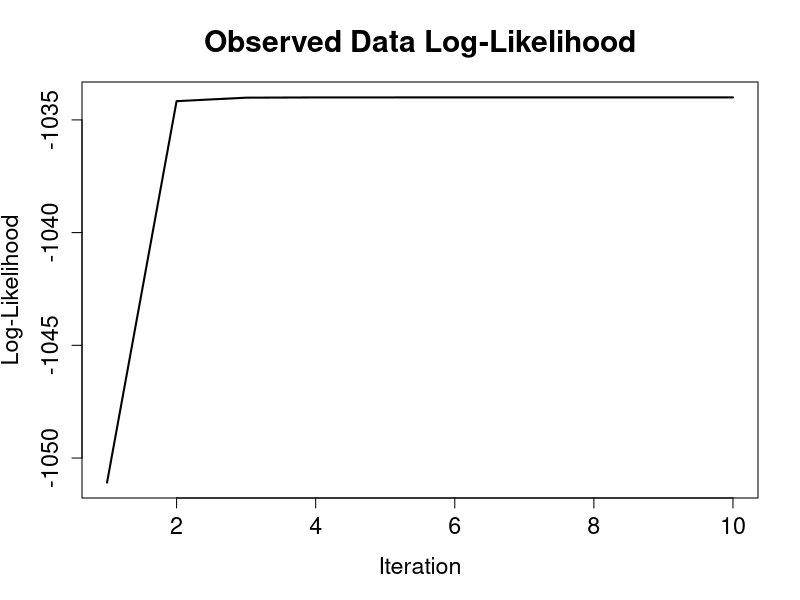
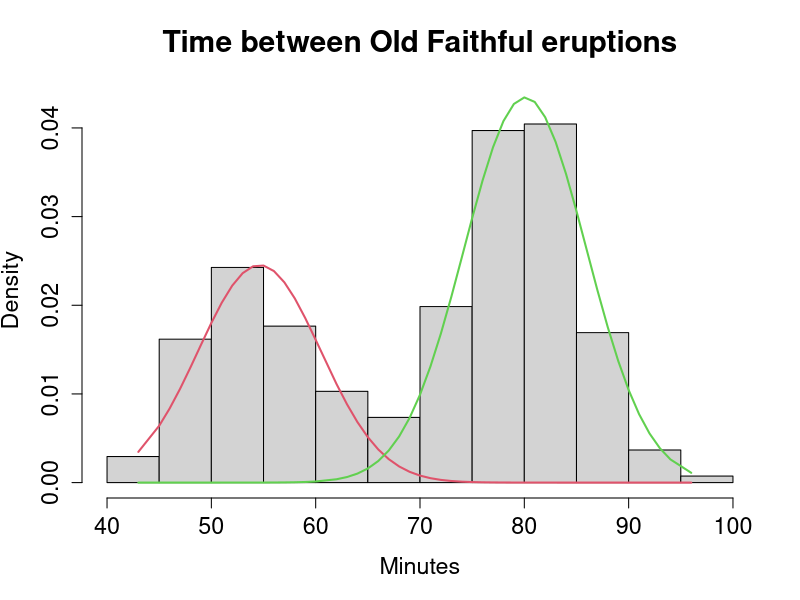
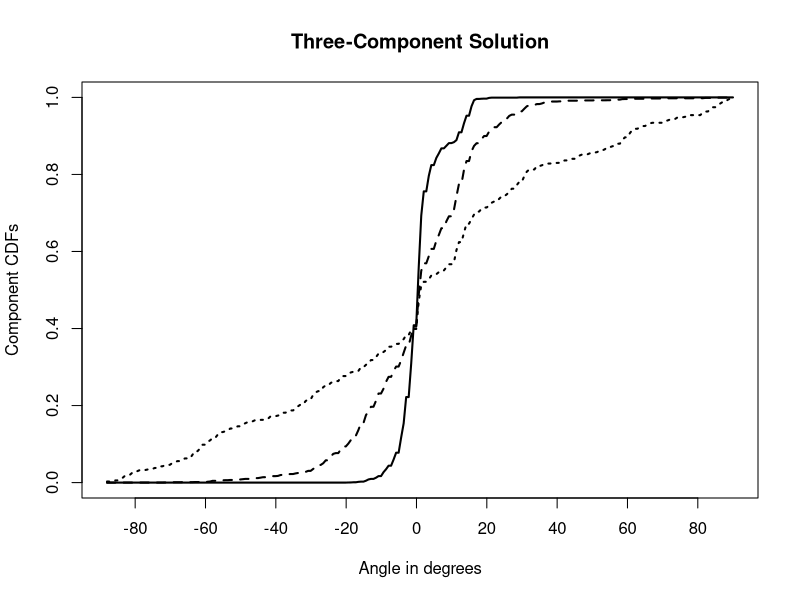
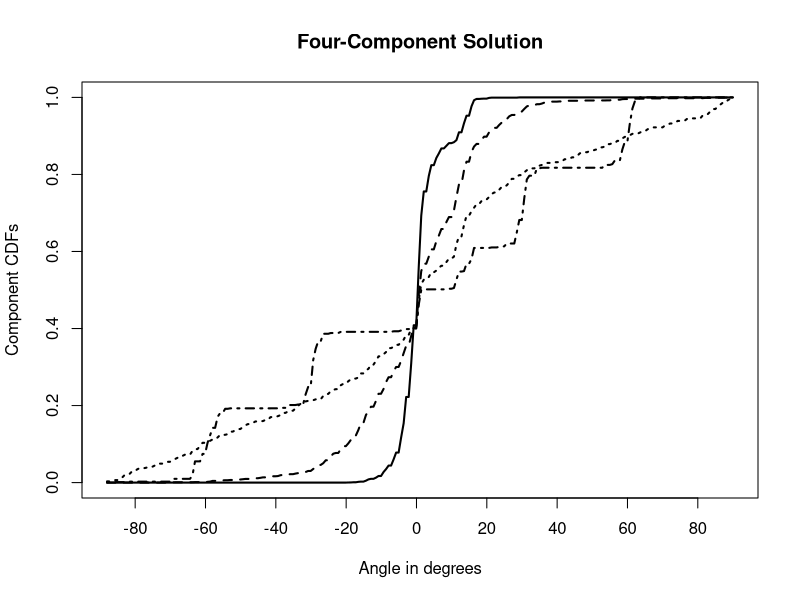
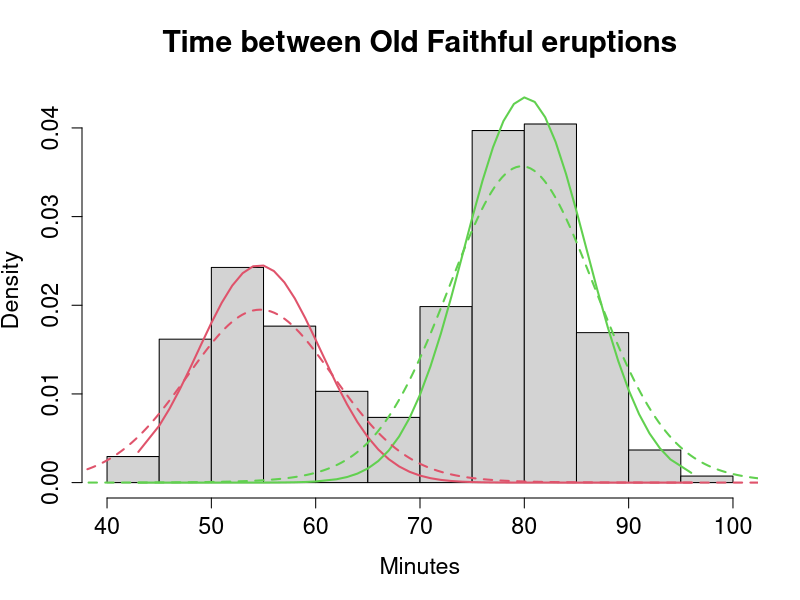
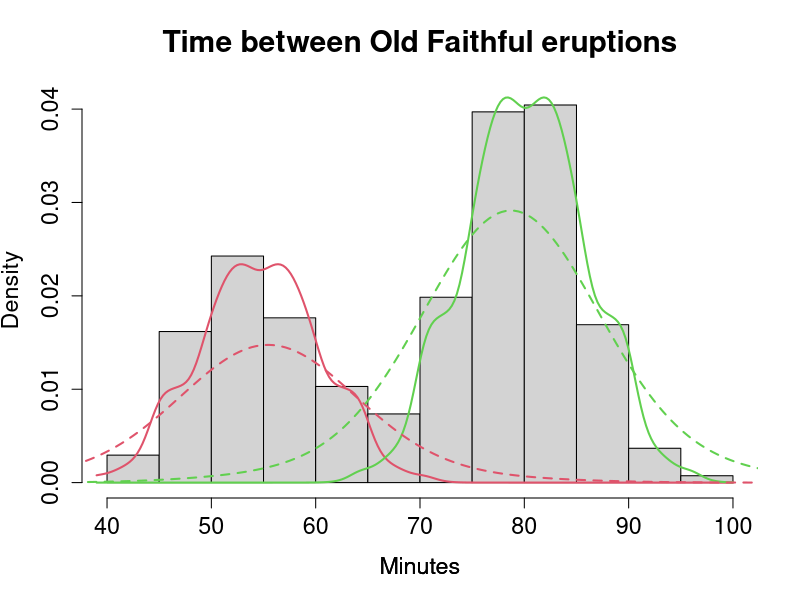
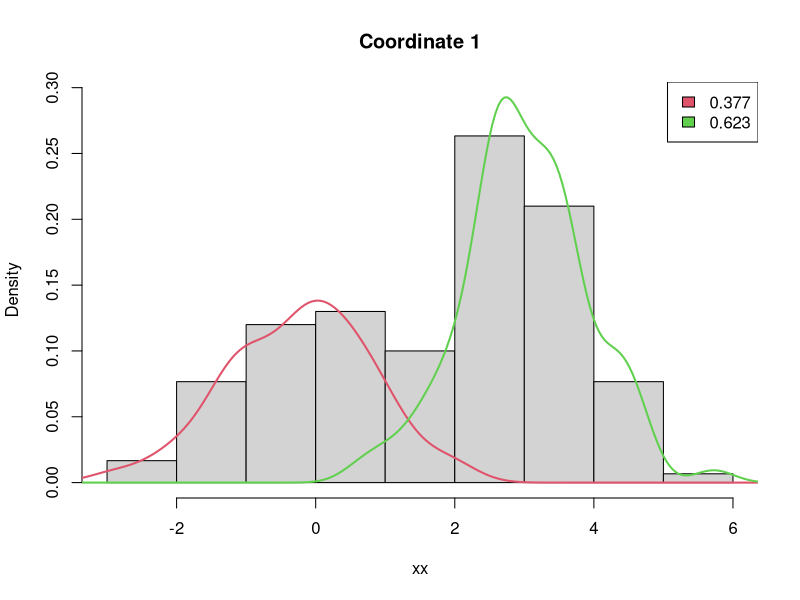
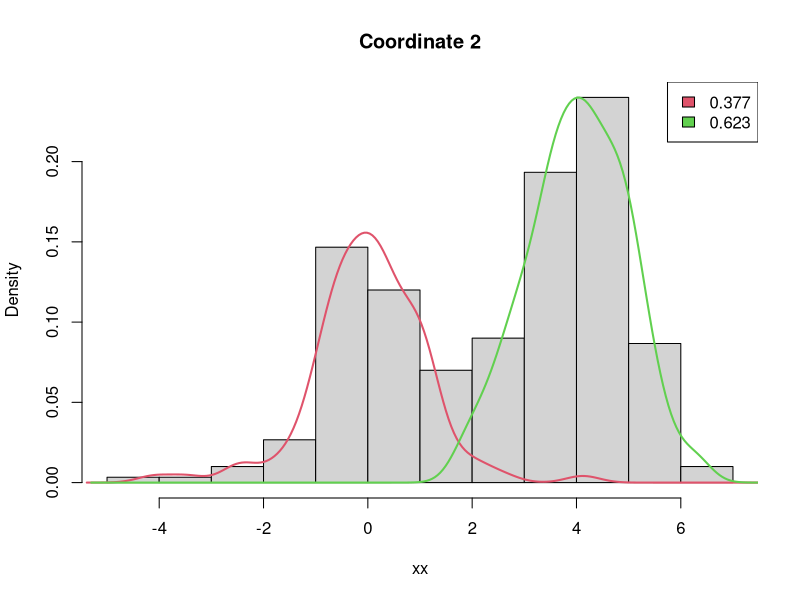

Generate these figures, in order, with R:
#install.packages("mixtools")
library(mixtools)



### EM Model
attach(faithful)

wait1<- normalmixEM(waiting, lambda=.5, mu=c(55,80), sigma = 5)
plot(wait1, density=T, cex.axis=1.4, cex.lab=1.4, cex.main=1.8,
     main2="Time between Old Faithful eruptions", xlab2="Minutes")


wait1[c("lambda", "mu", "sigma")]
summary(wait1)






### Cutpoint Methods
data("Waterdata")
cutpts<- 10.5*(-6:6)
watermult<- makemultdata(Waterdata, cuts=cutpts)

set.seed(15)
theta4<- matrix(runif(56),ncol=14)
theta3<- theta4[1:3,]


mult3<- multmixEM(watermult, lambda=rep(1,3)/3, theta = theta3)
cdf3<- compCDF(Waterdata, mult3$posterior, lwd=2, lab=c(7,5,7),
               xlab="Angle in degrees", ylab="Component CDFs", 
               main="Three-Component Solution")


mult4<- multmixEM(watermult, lambda=rep(1,4)/4, theta = theta4)
cdf4<- compCDF(Waterdata, mult4$posterior, lwd=2, lab=c(7,5,7),
               xlab="Angle in degrees", ylab="Component CDFs", 
               main="Four-Component Solution")

summary(mult4)






### Univariate symmetric, location-shifted semiparametric example
plot(wait1, which=2, cex.axis=1.4, cex.lab=1.4, cex.main=1.8,
     main2="Time between Old Faithful eruptions", xlab2="Minutes")
wait2<- spEMsymloc(waiting, mu0=c(55,80))
plot(wait2, lty=2, newplot=F, addlegend = F)

#finding bandwidth
bw.nrd0(waiting)

#playing with bandwidths
wait2a<- spEMsymloc(waiting, mu0=c(55,80), bw=1)
wait2b<- spEMsymloc(waiting, mu0=c(55,80), bw=6)

plot(wait2a, lty=1, addlegend = F, cex.axis=1.4, cex.lab=1.4,
     cex.main=1.8, xlab="Minutes", title="Time between Old Faithful eruptions")

plot(wait2b, lty=2, newplot=F, addlegend = F)




### Trivariate Gaussian example
m=2
r=3
n=300
S=100

lambda<- c(0.4,0.6)
mu<- matrix(c(0,0,0,3,4,5), m, r, byrow = T)
sigma<- matrix(rep(1,6), m, r, byrow = T)

centers<- matrix(c(0,0,0,4,4,4), 2,3, byrow = T)
ISE<- matrix(0,m,r,dimnames = list(Components=1:m, Blocks=1:r))
nblabsw<-0

#running the Monte-Carlo simulation
for(mc in 1:S){
  x<-rmvnormmix(n, lambda, mu, sigma)
  a<- npEM(x, centers, verb = F, samebw = F)
  if(a$lambda[1]>a$lambda[2]) nblabsw<- nblabsw+1
  for(j in 1:m){
    for (k in 1:r){
      ISE[j,k]<- ISE[j,k] + ise.npEM(a,j,k,dnorm,
                                     lower=mu[j,k]-5, upper=mu[j,k]+5, plots=F,
                                     mean=mu[j,k], sd=sigma[j,k])$value
    }
  }
}
MISE<- ISE/S
print(sqMISE<- sqrt(MISE))

summary(a)
plot(a)






### A more general multivariate nonparametric example
# model parameters
m<- 2; r<- 5
lambda<- c(0.4,0.6)
df<- c(2,10); ncp<- c(0,8)
sh1<- c(1,1); sh2<- c(1,5)

#generate pseudorandom sample of size n=300
n<- 300; z<- sample(m,n,rep=T, prob = lambda)
r1<- 3; z2<- rep(z,r1)
x1<- matrix(rt(n*r1, df[z2], ncp[z2]),n,r1)
r2 <- 2; z2 <- rep(z, r2)
x2 <- matrix(rbeta(n * r2, sh1[z2], sh2[z2]), n, r2)
x <- cbind(x1, x2)


id<-c(rep(1,r1), rep(2,r2))
centers<- matrix(c(0,0,0,1/2,1/2,4,4,4,1/2,1/2),m,r,byrow = T)
b<-npEM(x,centers,id,eps = 1e-8, verb=F, samebw = F)

plot(b, breaks = 15)


par(mfrow = c(2, 2))
for (j in 1:2){
  ise.npEM(b, j, 1, truepdf = dt, lower = ncp[j] - 10,
      upper = ncp[j] + 10, df = df[j], ncp = ncp[j])
  ise.npEM(b, j, 2, truepdf = dbeta, lower = -0.5,
      upper = 1.5, shape1 = sh1[j], shape2 = sh2[j])
}






### EM Algorithms for mixtures of regressions
data("CO2data")
attach(CO2data)
CO2reg <- regmixEM(CO2, GNP, lambda = c(1, 3) / 4,
            beta = matrix(c(8, -1, 1, 1), 2, 2), sigma = c(2, 1))
summary(CO2reg)
plot(CO2reg, density = TRUE, alpha = 0.01)




### Predictor-dependent mixing proportions

CO2igle <- regmixEM.loc(CO2, GNP, beta = CO2reg$beta, sigma = CO2reg$sigma,
                lambda = matrix(.5, 28, 2), kern.l = "Beta", kernl.h = 20, kernl.g = 3)
summary(CO2igle)        
plot(GNP, CO2igle$post[,1], xlab = "GNP",
     ylab = "Final posterior probabilities")
lines(sort(GNP), CO2igle$lambda[order(GNP), 1], col=2)
abline(h = CO2igle$lambda[1], lty = 2)




### Parametric boorstrapping for standard errors
set.seed(123)
CO2boot<- boot.se(CO2reg, B=100)
rbind(range(CO2boot$beta[1,]), range(CO2boot$beta[2,]))
CO2boot[c("lambda.se", "beta.se", "sigma.se")]



### Additional Mixtools capabilities
# Selecting the number of components
set.seed(10)
multmixmodel.sel(watermult, comps = 1:4, epsilon = 0.001)
